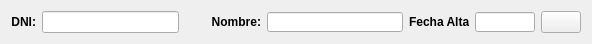
     <widget class="QWidget" name="layoutWidget">
      <property name="geometry">
       <rect>
        <x>60</x>
        <y>20</y>
        <width>592</width>
        <height>36</height>
       </rect>
      </property>
      <layout class="QHBoxLayout" name="horizontalLayout">
       <item>
        <widget class="QLabel" name="lblDni">
         <property name="font">
          <font>
           <weight>75</weight>
           <bold>true</bold>
          </font>
         </property>
         <property name="text">
          <string>&lt;html&gt;&lt;head/&gt;&lt;body&gt;&lt;p&gt;&lt;span style=&quot; font-weight:600;&quot;&gt;DNI:&lt;/span&gt;&lt;/p&gt;&lt;/body&gt;&lt;/html&gt;</string>
         </property>
         <property name="alignment">
          <set>Qt::AlignRight|Qt::AlignTrailing|Qt::AlignVCenter</set>
         </property>
        </widget>
       </item>
       <item>
        <widget class="QLineEdit" name="txtDni"/>
       </item>
       <item>
        <widget class="QLabel" name="lblValidarDni">
         <property name="enabled">
          <bool>true</bool>
         </property>
         <property name="minimumSize">
          <size>
           <width>20</width>
           <height>20</height>
          </size>
         </property>
         <property name="maximumSize">
          <size>
           <width>20</width>
           <height>20</height>
          </size>
         </property>
         <property name="text">
          <string/>
         </property>
        </widget>
       </item>
       <item>
        <widget class="QLabel" name="lblNombre">
         <property name="font">
          <font>
           <weight>75</weight>
           <bold>true</bold>
          </font>
         </property>
         <property name="text">
          <string>&lt;html&gt;&lt;head/&gt;&lt;body&gt;&lt;p&gt;Nombre:&lt;/p&gt;&lt;/body&gt;&lt;/html&gt;</string>
         </property>
         <property name="alignment">
          <set>Qt::AlignRight|Qt::AlignTrailing|Qt::AlignVCenter</set>
         </property>
        </widget>
       </item>
       <item>
        <widget class="QLineEdit" name="txtNombre">
         <property name="maximumSize">
          <size>
           <width>200</width>
           <height>20</height>
          </size>
         </property>
        </widget>
       </item>
       <item>
        <widget class="QLabel" name="lblFechaAltaclin">
         <property name="minimumSize">
          <size>
           <width>60</width>
           <height>20</height>
          </size>
         </property>
         <property name="maximumSize">
          <size>
           <width>60</width>
           <height>20</height>
          </size>
         </property>
         <property name="font">
          <font>
           <weight>75</weight>
           <bold>true</bold>
          </font>
         </property>
         <property name="text">
          <string>&lt;html&gt;&lt;head/&gt;&lt;body&gt;&lt;p&gt;Fecha Alta:&lt;/p&gt;&lt;/body&gt;&lt;/html&gt;</string>
         </property>
         <property name="alignment">
          <set>Qt::AlignRight|Qt::AlignTrailing|Qt::AlignVCenter</set>
         </property>
        </widget>
       </item>
       <item>
        <widget class="QLineEdit" name="txtFechaAltaClin">
         <property name="minimumSize">
          <size>
           <width>60</width>
           <height>20</height>
          </size>
         </property>
         <property name="maximumSize">
          <size>
           <width>60</width>
           <height>20</height>
          </size>
         </property>
        </widget>
       </item>
       <item>
        <widget class="QPushButton" name="btnFechaAltaClin">
         <property name="text">
          <string/>
         </property>
         <property name="icon">
          <iconset>
           <normaloff>../../.designer/backup/img/icono.png</normaloff>../../.designer/backup/img/icono.png</iconset>
         </property>
         <property name="iconSize">
          <size>
           <width>26</width>
           <height>26</height>
          </size>
         </property>
        </widget>
       </item>
      </layout>
     </widget>
